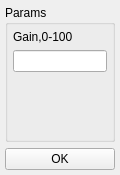
<?xml version="1.0" encoding="UTF-8"?>
<ui version="4.0">
 <class>cam_ui_qhy5Class</class>
 <widget class="QWidget" name="cam_ui_qhy5Class">
  <property name="geometry">
   <rect>
    <x>0</x>
    <y>0</y>
    <width>120</width>
    <height>175</height>
   </rect>
  </property>
  <property name="sizePolicy">
   <sizepolicy hsizetype="Fixed" vsizetype="Preferred">
    <horstretch>0</horstretch>
    <verstretch>0</verstretch>
   </sizepolicy>
  </property>
  <property name="minimumSize">
   <size>
    <width>120</width>
    <height>175</height>
   </size>
  </property>
  <property name="maximumSize">
   <size>
    <width>134</width>
    <height>175</height>
   </size>
  </property>
  <property name="windowTitle">
   <string>cam_ui_qhy6</string>
  </property>
  <layout class="QGridLayout" name="gridLayout">
   <property name="margin">
    <number>5</number>
   </property>
   <property name="spacing">
    <number>6</number>
   </property>
   <item row="0" column="0">
    <widget class="QGroupBox" name="ParamsGroupBox">
     <property name="sizePolicy">
      <sizepolicy hsizetype="MinimumExpanding" vsizetype="Preferred">
       <horstretch>0</horstretch>
       <verstretch>0</verstretch>
      </sizepolicy>
     </property>
     <property name="title">
      <string>Params</string>
     </property>
     <layout class="QVBoxLayout" name="verticalLayout">
      <property name="margin">
       <number>5</number>
      </property>
      <item>
       <widget class="QLabel" name="label_3">
        <property name="text">
         <string>Gain,0-100</string>
        </property>
       </widget>
      </item>
      <item>
       <widget class="QLineEdit" name="GainEdit"/>
      </item>
      <item>
       <spacer name="verticalSpacer">
        <property name="orientation">
         <enum>Qt::Vertical</enum>
        </property>
        <property name="sizeHint" stdset="0">
         <size>
          <width>20</width>
          <height>40</height>
         </size>
        </property>
       </spacer>
      </item>
     </layout>
    </widget>
   </item>
   <item row="1" column="0">
    <widget class="QPushButton" name="OkButton">
     <property name="text">
      <string>OK</string>
     </property>
    </widget>
   </item>
  </layout>
 </widget>
 <layoutdefault spacing="6" margin="11"/>
 <resources/>
 <connections/>
</ui>
